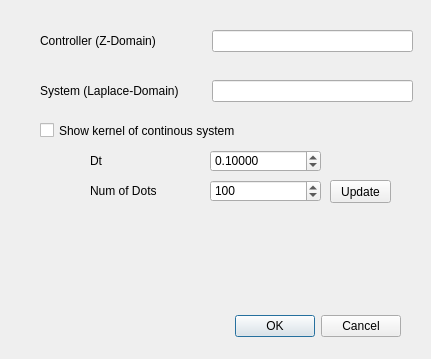
<?xml version="1.0" encoding="UTF-8"?>
<ui version="4.0">
 <class>DiscreteContinousSystemDialog</class>
 <widget class="QDialog" name="DiscreteContinousSystemDialog">
  <property name="geometry">
   <rect>
    <x>0</x>
    <y>0</y>
    <width>431</width>
    <height>359</height>
   </rect>
  </property>
  <property name="windowTitle">
   <string>Dialog</string>
  </property>
  <widget class="QDialogButtonBox" name="buttonBox">
   <property name="geometry">
    <rect>
     <x>60</x>
     <y>310</y>
     <width>341</width>
     <height>32</height>
    </rect>
   </property>
   <property name="orientation">
    <enum>Qt::Horizontal</enum>
   </property>
   <property name="standardButtons">
    <set>QDialogButtonBox::Cancel|QDialogButtonBox::Ok</set>
   </property>
  </widget>
  <widget class="QLineEdit" name="lineEditZController">
   <property name="geometry">
    <rect>
     <x>212</x>
     <y>30</y>
     <width>201</width>
     <height>22</height>
    </rect>
   </property>
  </widget>
  <widget class="QLineEdit" name="lineEditLSystem">
   <property name="geometry">
    <rect>
     <x>212</x>
     <y>80</y>
     <width>201</width>
     <height>22</height>
    </rect>
   </property>
  </widget>
  <widget class="QLabel" name="label">
   <property name="geometry">
    <rect>
     <x>70</x>
     <y>220</y>
     <width>311</width>
     <height>71</height>
    </rect>
   </property>
   <property name="text">
    <string/>
   </property>
   <property name="pixmap">
    <pixmap resource="../ressource.qrc">:/pic/Pictures/DiscreteContinousSys.png</pixmap>
   </property>
   <property name="scaledContents">
    <bool>true</bool>
   </property>
  </widget>
  <widget class="QLabel" name="label_2">
   <property name="geometry">
    <rect>
     <x>40</x>
     <y>30</y>
     <width>151</width>
     <height>21</height>
    </rect>
   </property>
   <property name="text">
    <string>Controller (Z-Domain)</string>
   </property>
  </widget>
  <widget class="QLabel" name="label_3">
   <property name="geometry">
    <rect>
     <x>40</x>
     <y>80</y>
     <width>181</width>
     <height>21</height>
    </rect>
   </property>
   <property name="text">
    <string>System (Laplace-Domain)</string>
   </property>
  </widget>
  <widget class="QCheckBox" name="checkBoxShowKernel">
   <property name="geometry">
    <rect>
     <x>40</x>
     <y>110</y>
     <width>321</width>
     <height>41</height>
    </rect>
   </property>
   <property name="text">
    <string>Show kernel of continous system</string>
   </property>
  </widget>
  <widget class="QDoubleSpinBox" name="doubleSpinBoxDt">
   <property name="geometry">
    <rect>
     <x>210</x>
     <y>150</y>
     <width>111</width>
     <height>22</height>
    </rect>
   </property>
   <property name="decimals">
    <number>5</number>
   </property>
   <property name="minimum">
    <double>0.000000000000000</double>
   </property>
   <property name="maximum">
    <double>1000000000.000000000000000</double>
   </property>
   <property name="singleStep">
    <double>0.100000000000000</double>
   </property>
   <property name="value">
    <double>0.100000000000000</double>
   </property>
  </widget>
  <widget class="QSpinBox" name="spinBoxDots">
   <property name="geometry">
    <rect>
     <x>210</x>
     <y>180</y>
     <width>111</width>
     <height>22</height>
    </rect>
   </property>
   <property name="maximum">
    <number>1000000000</number>
   </property>
   <property name="value">
    <number>100</number>
   </property>
  </widget>
  <widget class="QLabel" name="label_4">
   <property name="geometry">
    <rect>
     <x>90</x>
     <y>150</y>
     <width>57</width>
     <height>21</height>
    </rect>
   </property>
   <property name="text">
    <string>Dt</string>
   </property>
  </widget>
  <widget class="QLabel" name="label_5">
   <property name="geometry">
    <rect>
     <x>90</x>
     <y>180</y>
     <width>101</width>
     <height>21</height>
    </rect>
   </property>
   <property name="text">
    <string>Num of Dots</string>
   </property>
  </widget>
  <widget class="QToolButton" name="toolButtonUpdate">
   <property name="geometry">
    <rect>
     <x>330</x>
     <y>180</y>
     <width>61</width>
     <height>23</height>
    </rect>
   </property>
   <property name="text">
    <string>Update</string>
   </property>
  </widget>
 </widget>
 <resources>
  <include location="../ressource.qrc"/>
 </resources>
 <connections>
  <connection>
   <sender>buttonBox</sender>
   <signal>accepted()</signal>
   <receiver>DiscreteContinousSystemDialog</receiver>
   <slot>accept()</slot>
   <hints>
    <hint type="sourcelabel">
     <x>248</x>
     <y>254</y>
    </hint>
    <hint type="destinationlabel">
     <x>157</x>
     <y>274</y>
    </hint>
   </hints>
  </connection>
  <connection>
   <sender>buttonBox</sender>
   <signal>rejected()</signal>
   <receiver>DiscreteContinousSystemDialog</receiver>
   <slot>reject()</slot>
   <hints>
    <hint type="sourcelabel">
     <x>316</x>
     <y>260</y>
    </hint>
    <hint type="destinationlabel">
     <x>286</x>
     <y>274</y>
    </hint>
   </hints>
  </connection>
 </connections>
</ui>
